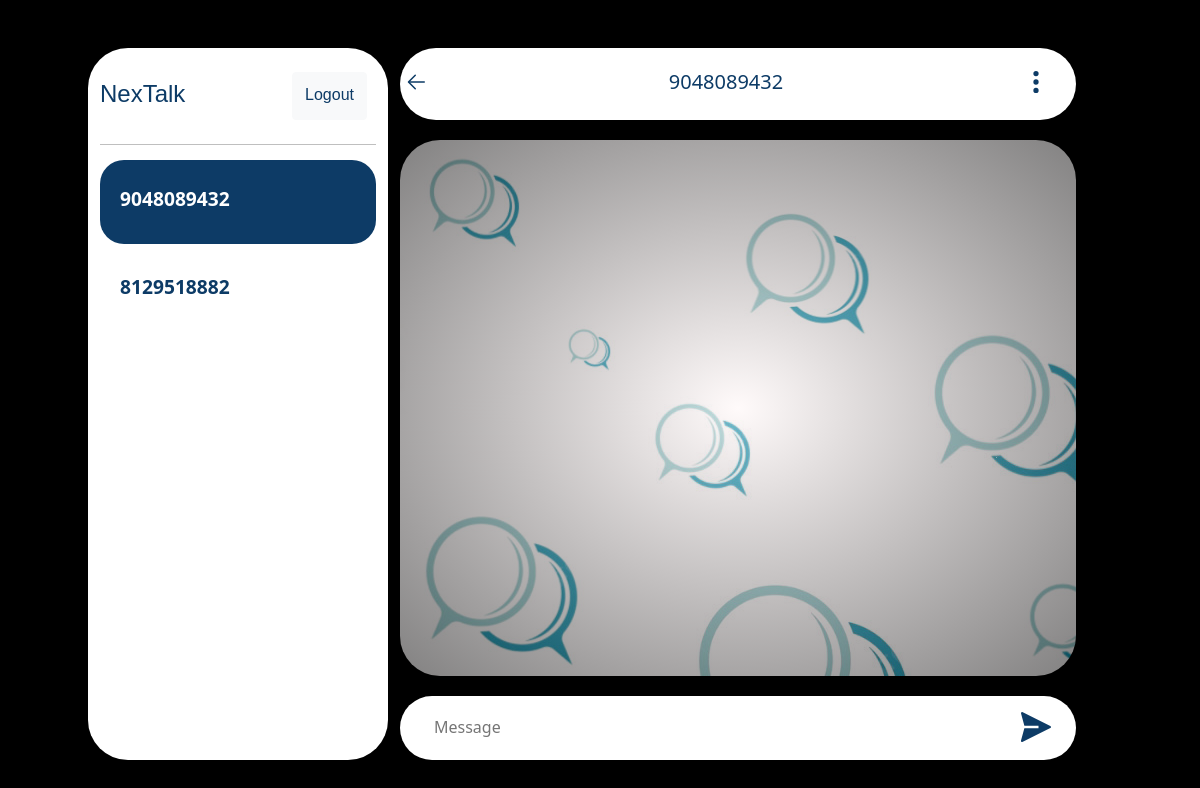
The app's page /5 (signed in), older data.
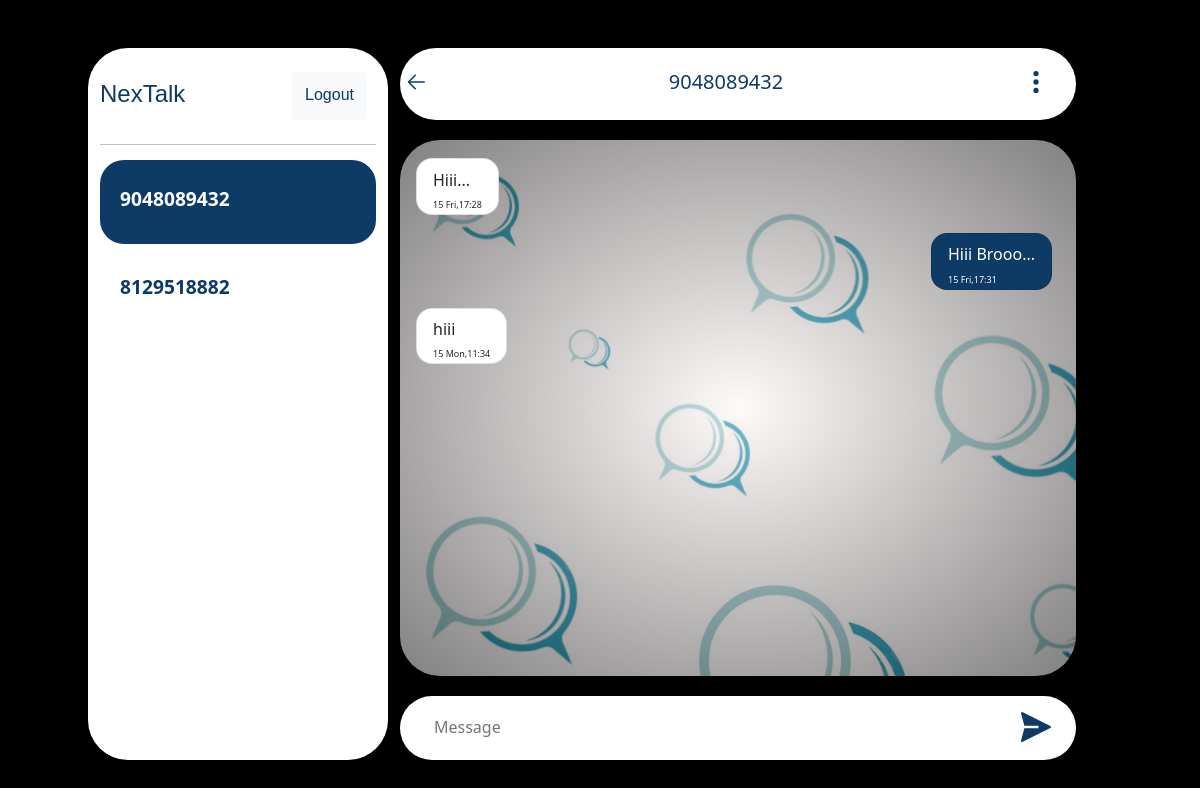
The same page, newer data.
### chat/models.py (models this page shows)
class Thread(models.Model):
    first_person = models.ForeignKey(User, on_delete=models.CASCADE, null=True, blank=True, related_name='thread_first_person')
    second_person = models.ForeignKey(User, on_delete=models.CASCADE, null=True, blank=True,
                                     related_name='thread_second_person')
    updated = models.DateTimeField(auto_now=True)
    timestamp = models.DateTimeField(auto_now_add=True)
    objects = ThreadManager()
    class Meta:
        unique_together = ['first_person', 'second_person']

class ChatMessage(models.Model):
    thread = models.ForeignKey(Thread, null=True, blank=True, on_delete=models.CASCADE, related_name='chatmessage_thread')
    sended_by = models.ForeignKey(User, on_delete=models.CASCADE,related_name='sended')
    sended_to = models.ForeignKey(User, on_delete=models.CASCADE,related_name='recieved')
    message = models.TextField()
    timestamp = models.DateTimeField(auto_now_add=True)

### chat/views.py (the view)
# urls.py: path('<slug:slug>',views.room,name='room'),
def room(request,slug):
    if request.user.is_authenticated:
        tr=Thread.objects.filter(id=slug)
        threads=Thread.objects.by_user(user=request.user)
        threadid = Thread.objects.filter(id=slug).first()
        msg=ChatMessage.objects.filter(thread=threadid).order_by('timestamp')
        context = {
            'Threads': threads,
            'msg':msg,
            'thread':tr,
            'tr':tr
        }
        return render(request,'chat.html',context)
    else:
        return redirect('login')

### chat/models.py (called while the page is built)
    def by_user(self, **kwargs):
        user = kwargs.get('user')
        lookup = Q(first_person=user) | Q(second_person=user)
        qs = self.get_queryset().filter(lookup).distinct()
        return qs

### templates/chat.html (shortened to what the changed rows need)
{% extends "common.html" %}
{% block content %}
<div class="row mt-5 mb-1">
    <div class="col-md-3 chat-list vanish">
        <div class="chat-id">
            {% for i in tr %}
            {% for thread in Threads %}
            {% if i.id == thread.id %}
            {% if thread.first_person.username == request.user.username %}
            <a href="{% url "room" thread.id %}" class="room-names">
                <div class="chat-names active"><span>{{ thread.second_person.username }}</span></div>
            </a>
            {% else %}
            <a href="{% url "room" thread.id %}" class="room-names">
                <div class="chat-names active"><span>{{ thread.first_person.username }}</span></div>
            </a>
            {% endif %}
            {% else %}
            {% if thread.first_person.username == request.user.username %}
            <a href="{% url "room" thread.id %}" class="room-names">
                <div class="chat-names"><span>{{ thread.second_person.username }}</span></div>
            </a>
            {% else %}
            <a href="{% url "room" thread.id %}" class="room-names">
                <div class="chat-names"><span>{{ thread.first_person.username }}</span></div>
            </a>
            {% endif %}
            {% endif %}
            {% endfor %}
            {% endfor %}
        </div>
    </div>
    <div class="col-11 col-md-7">
            <div class="head">
                <div class="row">
                    <div class="col-8 col-lg-10 d-flex justify-content-center align-items-center">
                        {% for i in thread %}
                        {% if i.second_person.username == request.user.username %}
                        <h5 class="head-name">{{i.first_person}}</h5>
                        {% else %}
                        <h5 class="head-name">{{i.second_person}}</h5>
                        {% endif %}
                        {% endfor %}
                    </div>
                </div>
            </div>
            <div class="chat-msg" id="chat-ht">
                {% for i in msg %}
                {% if i.sended_by.username == request.user.username %}
                <div class="row">
                    <div class="col-4 col-md-6"></div>
                    <div class="col-8 col-md-6">
                        <div class="card"
                            style="margin: 2.3vh 0 0 2vh;border-radius:2vh;width: fit-content;float: right;background: #0d3b66;color: white;">
                            <div class="card-body" style="padding: 0.2rem 1rem 0 1rem ;height: fit-content;">
                                <h5 style="margin-top: 0.5rem;font-size: medium;margin-bottom: 0;">{{i.message}}</h5>
                                <span
                                    style="font-size: xx-small;padding-top: -1rem;margin-top: -1rem;">{{i.timestamp|date:"d D" }},{{i.timestamp|time:"H:i"}}</span>
                            </div>
                        </div>
                    </div>
                </div>
                {% endif %}
                {% if i.sended_to.username == request.user.username %}
                <div class="row">
                    <div class="col-8 col-md-6">
                        <div class="card"
                            style="margin: 2.3vh 0 0 2vh;border-radius:2vh;width: fit-content;">
                            <div class="card-body" style="padding: 0.2rem 1rem 0 1rem ;height: fit-content;">
                                <h5 style="margin-top: 0.5rem;font-size: medium;margin-bottom: 0;">{{i.message}}</h5>
                                <span
                                    style="font-size: xx-small;padding-top: -1rem;margin-top: -1rem;">{{i.timestamp|date:"d D" }},{{i.timestamp|time:"H:i"}}</span>
                            </div>
                        </div>
                    </div>
                </div>
                {% endif %}
                {% endfor %}
            </div>
        </div>
</div>
{% endblock content %}

Row changes from the older to the newer data that the page shows:
added ChatMessage: message "Hiii...", timestamp "15 Fri", timestamp "17:28"
added ChatMessage: message "Hiii Brooo...", timestamp "15 Fri", timestamp "17:31"
added ChatMessage: message "hiii", timestamp "15 Mon", timestamp "11:34"
